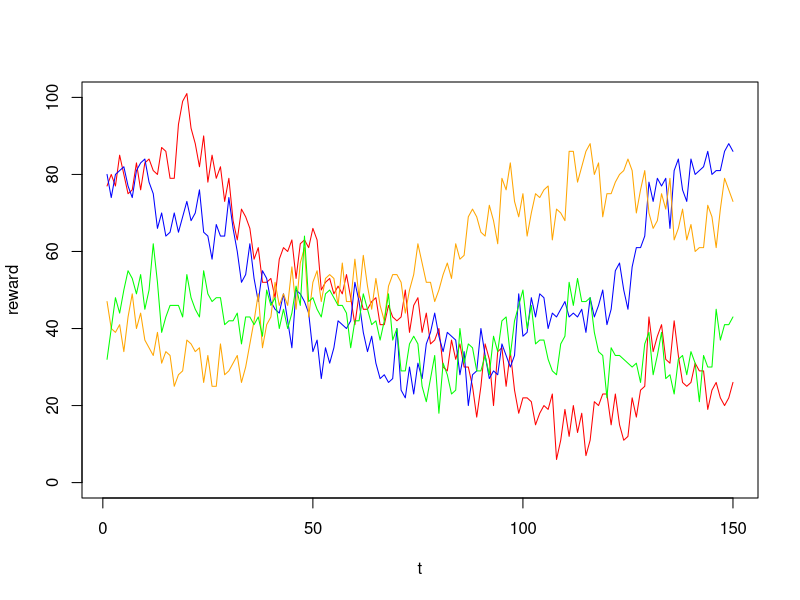

Reproduce this figure in R.
## ---- chunk 1
knitr::opts_chunk$set(echo = TRUE)
## ---- chunk 2
# random walk function
RW <- function(N, x0, decay,theta, sd, diffusion_noise) {
  noise <- rnorm(n=N, mean=0, diffusion_noise)
  mu <- array()
  rewards <- array()
  mu[1] <- x0
  rewards[1] <- rnorm(1, x0, sd)
  for(t in 2:N){
    mu[t] <- mu[t-1]*decay + (1-decay) * theta + noise[t]
    rewards[t] <- rnorm(1, mu[t], sd)
  }
  return(round(rewards))
}

### some variables
total_trials <- 150
# initial values (can be changed!)
R1 <- 80 
R2 <- 75
R3 <- 40
R4 <- 40
# parameters from Daw 2006
decay_parameter <- 0.9836
decay_center <- 50
observation_sd <- 4
difussion_sd <- 2.8

# simulate rewards for the 4 bandits
set.seed(2021)
P1<-RW(total_trials, R1, decay_parameter, decay_center, observation_sd, difussion_sd)
P2<-RW(total_trials, R2, decay_parameter, decay_center, observation_sd, difussion_sd)
P3<-RW(total_trials, R3, decay_parameter, decay_center, observation_sd, difussion_sd)
P4<-RW(total_trials, R4, decay_parameter, decay_center, observation_sd, difussion_sd)

# plot reward schedule
plot(P1,  ylim=c(0,100),
     xlab="t",ylab="reward", 
     typ='l', col="red")
lines(P2, col="blue")
lines(P3, col="orange")
lines(P4, col="green")

reward_schedule <- cbind(P1,P2,P3,P4)
## ---- chunk 3
# parameter values (based on posterior estimates in Chakroun's winning model)
#### tweak these to change agent behavior
beta = 0.3
phi = 1.5
persev = 4

# choice function
soft_max <- function(b, val, eb, pb){
  sumExp <- exp(b * (val[1] + eb[1] +  pb[1])) + exp(b * (val[2] + eb[2] +  pb[2])) +
    exp(b * (val[3] + eb[3] +  pb[3])) + exp(b * (val[4] + eb[4] +  pb[4]))
  choiceProb1 <- exp(b * (val[1] + eb[1] +  pb[1]))/sumExp
  choiceProb2 <- exp(b * (val[2] + eb[2] +  pb[2]))/sumExp
  choiceProb3 <- exp(b * (val[3] + eb[3] +  pb[3]))/sumExp
  choiceProb4 <- exp(b * (val[4] + eb[4] +  pb[4]))/sumExp
  return(c(choiceProb1,choiceProb2,choiceProb3,choiceProb4))
}

# initialize choice, reward, expected value, and observation variance arrays
choice <- rep(0,total_trials)
reward <- rep(0,total_trials)
v <- rep(50,4) # initial value at 50 points; 4 choices
sigma <- rep(observation_sd, 4)

# simulate choices for each trial
for (t in 1:total_trials){
  explo_bonus <- phi * sigma
  persv_bonus <- rep(0,4)
  
  if(t>1){
    # choice history of the prev trial
    persv_bonus[choice[t-1]] <- persev
  }
  
  # simulate choice on trial t based on softmax rule
  choice[t] <- sample(4, size = 1, prob = soft_max(beta,v,explo_bonus,persv_bonus))
  
  # get reward from reward schedule based on simulated choice
  reward[t] <- reward_schedule[t,choice[t]]
  
  # calculate prediction error
  pe <- reward[t] - v[choice[t]]
  
  # Kalman gain
  Kgain = sigma[choice[t]]^2 / (sigma[choice[t]]^2 + observation_sd^2)
  
  # expected value update
  v[choice[t]]   = v[choice[t]] + Kgain * pe
  
  v = decay_parameter * v + (1-decay_parameter) * decay_center;  
  
  # update obseration variance for all bandits
  for (j in 1:4) {
      sigma[j] = sqrt( decay_parameter^2 * sigma[j]^2 + observation_sd^2 );
  }
}
